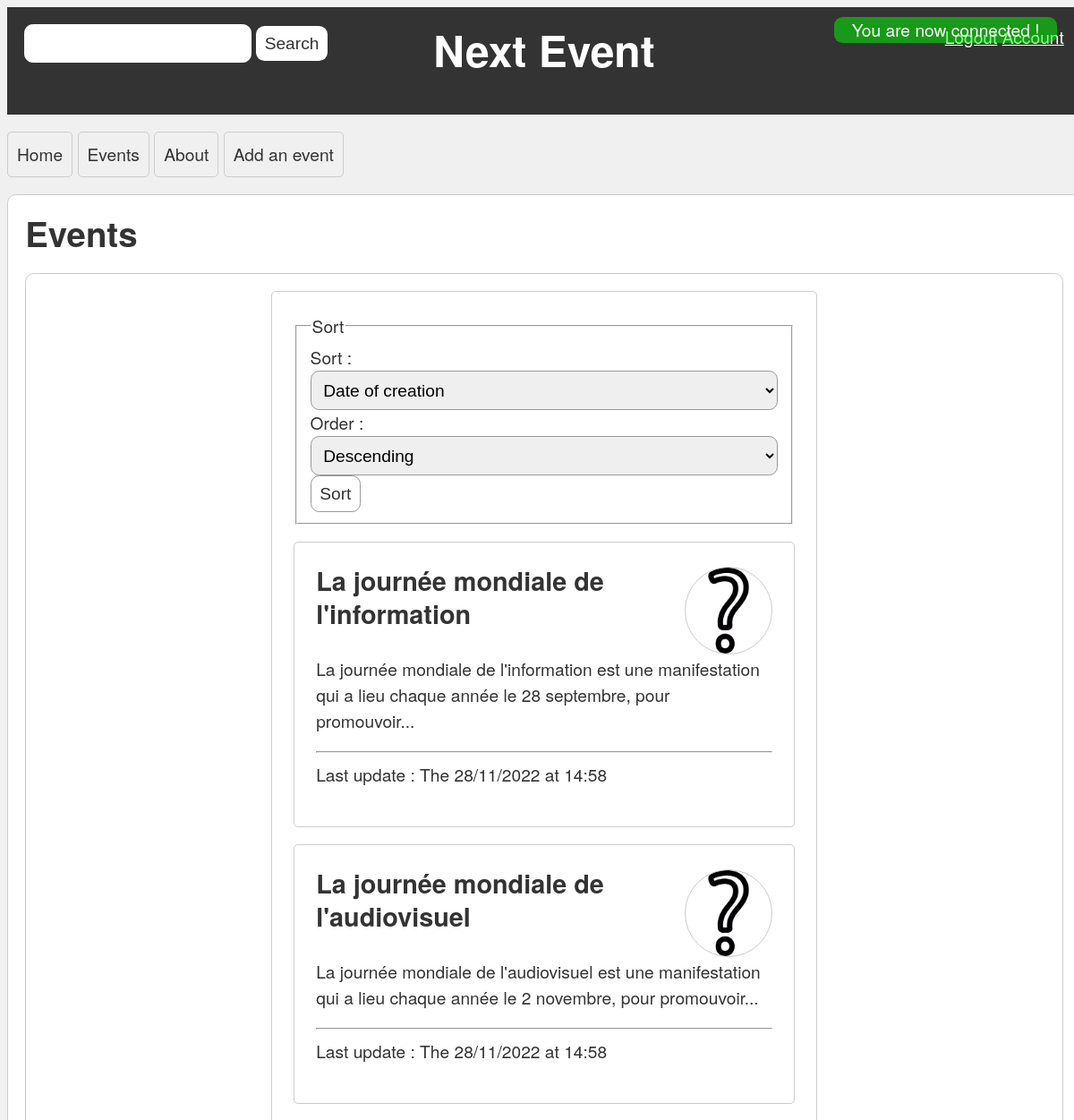
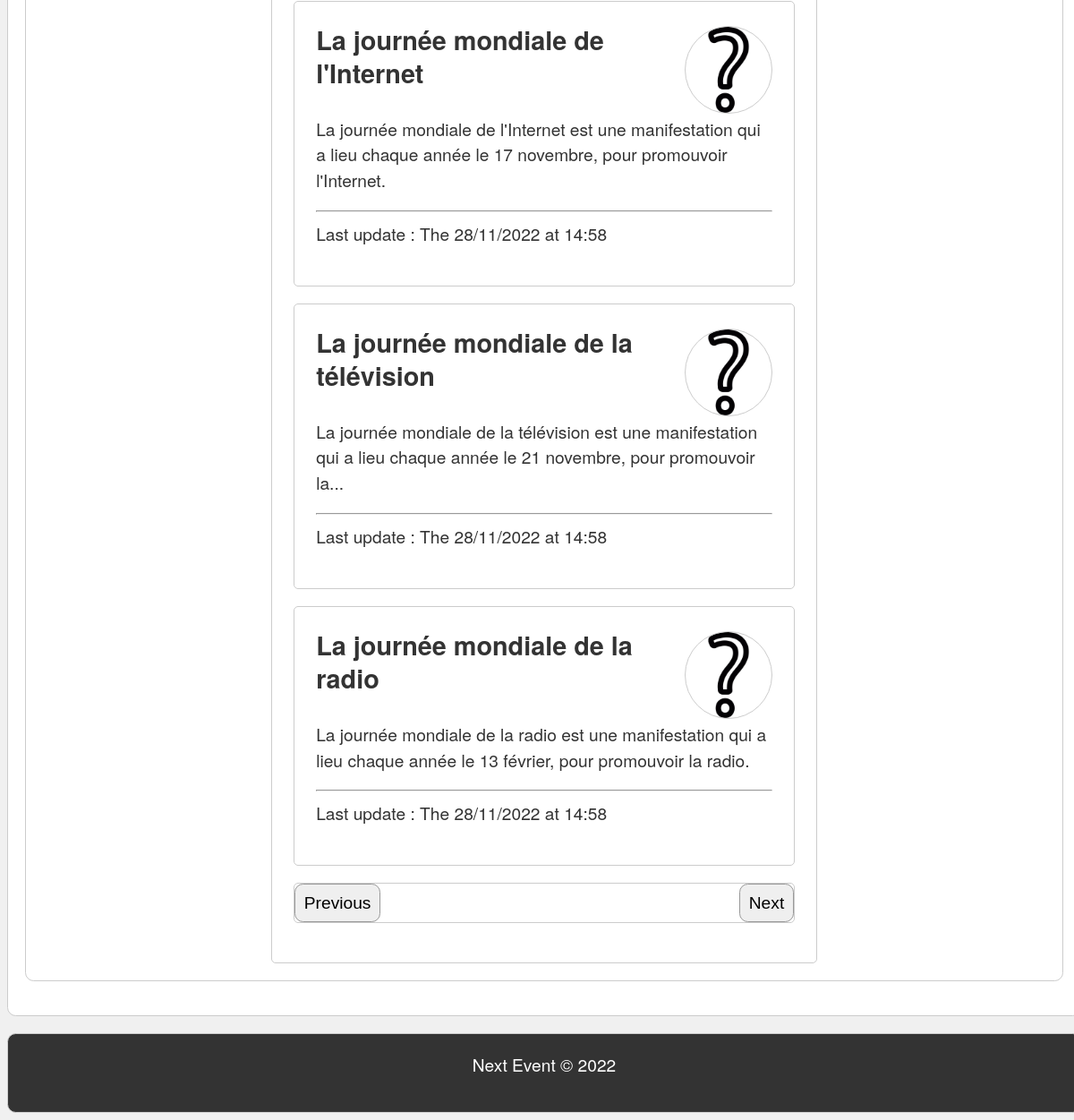
Page /events.php/event/liste/2 (signed in) on the committed database (2 pictures, top to bottom).
### tables this page shows
CREATE TABLE `events` (
  `id` varchar(255) NOT NULL,
  `name` varchar(255) NOT NULL,
  `description` text NOT NULL,
  `date` datetime NOT NULL,
  `place` varchar(255) NOT NULL,
  `image` varchar(255) NOT NULL DEFAULT '',
  `dateCreation` datetime NOT NULL DEFAULT current_timestamp(),
  `dateUpdate` datetime NOT NULL DEFAULT current_timestamp() ON UPDATE current_timestamp(),
  `user_id` varchar(255) NOT NULL DEFAULT ''
);

### src/vue/EventView.php (called while the page is built, shortened)
<?php
class EventView extends WebView
{
    public function makeEventsPage(array $events, int $currentPage, int $pages,
                                        string $currentSort, string $currentOrder): void
    {
        include "templates/events/event-list-page.php";
    }
}

### src/controller/EventController.php (called while the page is built, shortened)
<?php
class EventController extends Controller
{
    private Storage $eventStorage;
    private ?string $param;
    public function __construct(WebView $eventView, Storage $storage, Storage $userStorage, ?string $param)
    {
        $this->eventStorage = $storage;
        $this->param = $param;
    }
    public function liste(): void
    {
        $currentPage = 1;
        $limit = 5;
        $total = $this->eventStorage->count();
        $pages = ceil($total / $limit);
        if ($this->param !== null) {
            if (is_numeric($this->param)) {
                $currentPage = (int)$this->param;
            } else {
                throw new BadRequestException("The parameter must be a number.");
            }
        }
        $sort = $_SESSION['sort'] ?? 'dateCreation';
        $order = $_SESSION['order'] ?? 'desc';
        $result = $this->eventStorage->sort($sort, $order, $currentPage, $limit);
        $this->getWebView()->makeEventsPage($result, $currentPage, $pages, $sort, $order);
    }
}

### src/Router.php (called while the page is built, shortened)
<?php
class Router
{
    private Storage $storage;
    private UserStorage $userStorage;
    private Controller $controller;
    public function __construct(Storage $storage, UserStorage $userStorage, bool $debug = false)
    {
        $this->storage = $storage;
        $this->userStorage = $userStorage;
        $this->debug = $debug;
        $this->view = new ErrorView($this, $this->debug);
        $this->controller = new ErrorController($this->view, $this->debug);
    }
    public function route(): void
    {
        $request = "";
        if (array_key_exists("PATH_INFO", $_SERVER)) {
            $request = Input::sanitizeFullSpecialChars($_SERVER["PATH_INFO"]);
        } else {
            $this->redirect("event/home");
        }
        $page = strtok($request, '/');
        $action = strtok('/');
        $parameter = strtok('/');
        $feedback = $_SESSION['feedback'] ?? null;
        try {
            switch ($page) {
                case 'event':
                    $this->view = new EventView($this, $feedback);
                    $this->controller = new EventController($this->view, $this->storage, $this->userStorage, $parameter);
                    break;
            }
            if (method_exists($this->controller, $action)) {
                $this->controller->$action();
            } else {
                throw new NotPageFoundException();
            }
        } catch (Exception $e) {
            $this->error($e);
        }
    }
    public function getEventListPage(int $page = 1): string
    {
        return $_SERVER['SCRIPT_NAME'] . '/event/liste/' . $page;
    }
    public function getEventPage(string $id): string
    {
        return $_SERVER['SCRIPT_NAME'] . '/event/show/' . $id;
    }
    public function getImageFile(string $file): string
    {
        $scriptName = str_replace('events.php', '', $_SERVER['SCRIPT_NAME']);
        return $scriptName . 'assets/img/' . $file;
    }
}

### events.php (called while the page is built, shortened)
<?php
require_once 'src/utils/AutoLoader.php';
$dsn = "mysql:host=" . DB_HOST . ";port=" . DB_PORT . ";dbname=" . DB_NAME . ";charset=utf8mb4";
$pdo = new PDO($dsn, DB_USER, DB_PASSWORD);
$eventsStorage = new EventStorageMySQL($pdo);
$usersStorage = new UserStorageMysql($pdo);
$router = new Router($eventsStorage, $usersStorage, true);
$router->route();

### src/vue/WebView.php (called while the page is built, shortened)
<?php
class WebView implements View
{
    private Router $router;
    public function __construct(Router $router, array $feedback = null)
    {
        $this->router = $router;
    }
    public function render(): void
    {
        include 'templates/template.php';
    }
    public function getRouter(): Router
    {
        return $this->router;
    }
}

### src/model/event/Event.php (called while the page is built, shortened)
<?php
class Event
{
    private string $name;
    private string $description;
    private string $image;
    private string $dateUpdate;
    public function __construct(string $name, string $description, string $date, string $place, string $image = "", string $dateCreation = "", string $dateUpdate = "")
    {
        $this->name = $name;
        $this->description = $description;
        $this->image = $image;
        $this->dateUpdate = $dateUpdate === "" ? date("Y-m-d H:i:s") : $dateUpdate;
    }
    public function getName(): string
    {
        return $this->name;
    }
    public function getDescription(): string
    {
        return $this->description;
    }
    public function getDateUpdate(): string
    {
        return $this->dateUpdate;
    }
    public function getImage(): string
    {
        return $this->image;
    }
}

### src/model/event/EventStorageMySQL.php (called while the page is built, shortened)
<?php
class EventStorageMySQL implements Storage
{
    private PDO $database;
    public function __construct($database)
    {
        $this->database = $database;
        $this->database->setAttribute(PDO::ATTR_ERRMODE, PDO::ERRMODE_EXCEPTION);
    }
    public function sort(string $sort, string $order, int $currentPage, int $perPage): array
    {
        $events = [];
        $request = "SELECT * FROM events";
        if ($sort !== "") {
            $request .= " ORDER BY " . $sort;
            if ($order !== "") {
                $request .= " " . $order;
            }
        }
        $request .= " LIMIT " . (($currentPage - 1) * $perPage) . ", " . $perPage;
        $query = $this->database->query($request);
        while ($event = $query->fetch()) {
            $events[$event["id"]] = new Event($event["name"], $event["description"], $event["date"], $event["place"], $event["image"], $event["dateCreation"], $event["dateUpdate"]);
        }
        return $events;
    }
}

### src/utils/AutoLoader.php (called while the page is built, shortened)
<?php
class AutoLoader
{
    public static function load(string $class): void
    {
        $class = str_replace('\\', '/', $class);
        if (strpos($class, 'App') === 0) {
            $class = substr($class, 4);
        }
        $class .= '.php';
    }
}

### src/utils/Str.php (called while the page is built, shortened)
<?php
class Str
{
    public static function truncate(string $string,
                                    int    $length = 80,
                                    string $etc = '...',
                                    bool   $break_words = false,
                                    bool   $middle = false): string
    {
        if (mb_strlen($string) > $length) {
            $length -= min($length, mb_strlen($etc));
            if (!$break_words && !$middle) {
                $string = preg_replace('/\s+?(\S+)?$/u', '', mb_substr($string, 0, $length + 1));
            }
            if (!$middle) {
                return mb_substr($string, 0, $length) . $etc;
            }
            return mb_substr($string, 0, $length / 2) . $etc . mb_substr($string, -$length / 2);
        } else {
            return $string;
        }
    }
}

### src/vue/templates/events/event-list-page.php (the view, shortened to what this page needs)
<?php
$sortedKeys = [
        "name" => "Name",
        "date" => "Date",
        "dateCreation" => "Date of creation",
        "dateUpdate" => "Date of update",
        "place" => "Place"
]
?>
<div class="event-list">
    <div class="affichage">
        <form action="<?= $this->getRouter()->getEventListPage() ?>" method="post">
            <fieldset>
                <legend>Sort</legend>
                <label for="sort">Sort : <select name="sort" id="sort">
                        <?php foreach ($sortedKeys as $key => $value): ?>
                            <option value="<?= $key ?>" <?= $key === $currentSort ? "selected" : "" ?>><?= $value ?></option>
                        <?php endforeach; ?>
                    </select></label>
                <label for="order">Order : <select name="order" id="order">
                        <?php foreach (["asc" => "Ascending", "desc" => "Descending"] as $key => $value): ?>
                            <option value="<?= $key ?>" <?= $key === $currentOrder ? "selected" : "" ?>><?= $value ?></option>
                        <?php endforeach; ?>
                    </select></label>
                <input type="submit" value="Sort">
            </fieldset>
        </form>
    </div>
    <div class="events">
        <?php foreach ($events as $id => $event): ?>
            <a href="<?= $this->getRouter()->getEventPage($id) ?>">
                <div class="event">
                    <section class="event-header">
                        <h3>
                            <?= $event->getName() ?>
                        </h3>
                        <?php if ($event->getImage() !== ""): ?>
                            <img src="<?= $this->getRouter()->getUploadFile("images/" . $event->getImage()) ?>"
                                 alt="Image de l'événement">
                        <?php else: ?>
                            <img src="<?= $this->getRouter()->getImageFile("unknownEvent.png") ?>"
                                 alt="Image de l'événement">
                        <?php endif; ?>
                    </section>
                    <p class="event-description">
                        <?= Str::truncate($event->getDescription(), 125, "...") ?>
                    </p>
                    <hr>
                    <p class="event-footer">
                        Last update : The <?= (new DateTime($event->getDateUpdate()))->format("d/m/Y") ?>
                        at <?= (new DateTime($event->getDateUpdate()))->format("H:i") ?>
                    </p>
                </div>
            </a>
        <?php endforeach; ?>
        <div class="pagination">
            <?php if ($currentPage > 1): ?>
                <button class="previous btn btn-primary"
                        onclick="window.location.href='<?= $this->getRouter()->getEventListPage($currentPage - 1) ?>'">
                    Previous
                </button>
            <?php endif; ?>
            <?php if ($currentPage < $pages): ?>
                <button class="next btn btn-primary"
                        onclick="window.location.href='<?= $this->getRouter()->getEventListPage($currentPage + 1) ?>'">
                    Next
                </button>
            <?php endif; ?>
        </div>
    </div>
</div>

### assets/css/global.css (style rules this page uses)
body { background-color: #f0f0f0; font-family: "Helvetica Neue", Helvetica, Arial, sans-serif; font-size: 1.2em; line-height: 1.5em; color: #333; width: 100%; }
h1, h2, h3, h4, h5, h6 { margin: 0 0 0.5em 0; padding: 0; }
h3 { font-size: 1.5em; line-height: 1.3em; margin-bottom: 0.5em; }
a { color: #333; text-decoration: none; }
p { margin: 0 0 1em 0; padding: 0; }
.btn { padding: 0.5em; border: 1px solid #999; border-radius: 0.5em; font-size: 1em; }
input[type=text], input[type=password], input[type=email], input[type=tel], input[type=number], input[type=search], input[type=date], input[type=time], input[type=datetime], input[type=datetime-local], input[type=month], input[type=week], input[type=url], input[type=color], textarea, select { padding: 0.5em; border: 1px solid #999; border-radius: 0.5em; font-size: 1em; width: 100%; }
input[type=submit], input[type=button], input[type=reset] { background-color: #fff; color: #333; border: 1px solid #999; border-radius: 0.5em; padding: 0.5em; font-size: 1em; line-height: 1em; cursor: pointer; }
select { padding: 0.5em; border: 1px solid #999; border-radius: 0.5em; font-size: 1em; width: 100%; }

### assets/css/event-list-page.css (style rules this page uses)
.event-list { width: 50%; margin: 0 auto; padding: 1.25em; border: 0.0625em solid #ccc; border-radius: 5px; }
.event { min-width: fit-content; margin: 1em 0; padding: 1.25em; border: 0.0625em solid #ccc; border-radius: 5px; }
.event-header { display: flex; justify-content: space-between; align-items: center; }
.event-header h3 { flex: 1; font-size: 1.5em; font-weight: bold; margin-bottom: 1em; }
.event-header img { flex: 0; width: 5em; height: 5em; border-radius: 50%; border: 0.0625em solid #ccc; }
.event-description { margin-bottom: 1em; }
.pagination { display: flex; justify-content: space-between; align-items: center; margin: 1em 0; border: 0.0625em solid #ccc; border-radius: 5px; }

### rows in the picture
events: name "La journée mondiale de l'information", description "La journée mondiale de l'information est une manifestation qui a lieu chaque année le 28 septembre, pour promouvoir...", dateUpdate "28/11/2022", dateUpdate "14:58"
events: name "La journée mondiale de l'audiovisuel", description "La journée mondiale de l'audiovisuel est une manifestation qui a lieu chaque année le 2 novembre, pour promouvoir...", dateUpdate "28/11/2022", dateUpdate "14:58"
events: name "La journée mondiale de l'Internet", description "La journée mondiale de l'Internet est une manifestation qui a lieu chaque année le 17 novembre, pour promouvoir l'Internet.", dateUpdate "28/11/2022", dateUpdate "14:58"
events: name "La journée mondiale de la télévision", description "La journée mondiale de la télévision est une manifestation qui a lieu chaque année le 21 novembre, pour promouvoir la...", dateUpdate "28/11/2022", dateUpdate "14:58"
events: name "La journée mondiale de la radio", description "La journée mondiale de la radio est une manifestation qui a lieu chaque année le 13 février, pour promouvoir la radio.", dateUpdate "28/11/2022", dateUpdate "14:58"

### other values in the picture
$name "Home"
$name "Events"
$name "About"
$name "Add an event"
$this->getTitle() "Events"
form field sort "Date of creation"
form field order "Descending"
